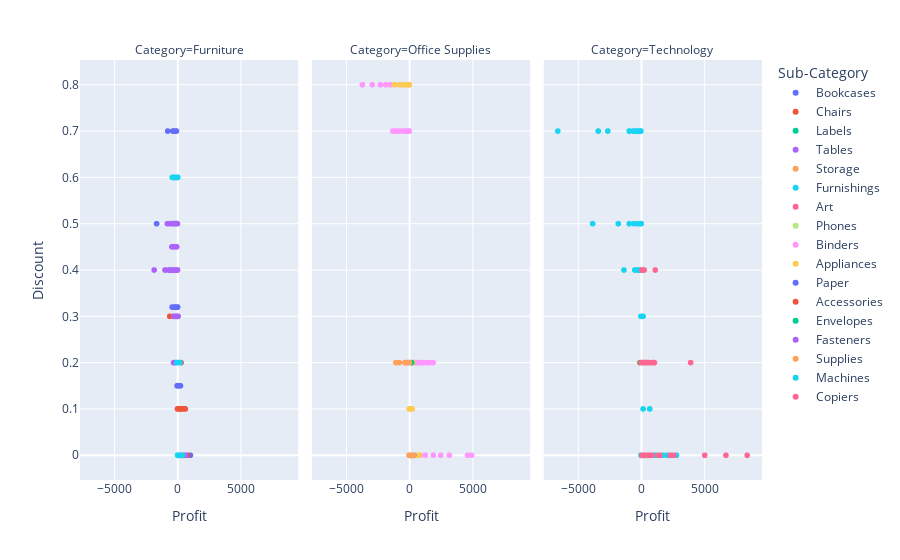

Write notebook code for a chart like this one.
### Markdown cell above
Most products that are losing money tend to be discounted over 20%

### Code cell
fig = px.scatter(data, x="Profit", y="Discount", color="Sub-Category",facet_col="Category")
fig.show()

### Figure 1 — Plotly figure (JSON) as saved in the notebook; plotly's stock layout.template omitted (floating-point values rounded to 4 significant figures; data arrays with more than 128 entries replaced by an {"elided": "..."} marker saying what was removed)
{"data": [{"hovertemplate": "Sub-Category=Bookcases<br>Category=Furniture<br>Profit=%{x}<br>Discount=%{y}<extra></extra>", "legendgroup": "Bookcases", "marker": {"color": "#636efa", "symbol": "circle"}, "mode": "markers", "name": "Bookcases", "showlegend": true, "type": "scattergl", "x": {"elided": "228 float values"}, "xaxis": "x", "y": {"elided": "228 float values"}, "yaxis": "y"}, {"hovertemplate": "Sub-Category=Chairs<br>Category=Furniture<br>Profit=%{x}<br>Discount=%{y}<extra></extra>", "legendgroup": "Chairs", "marker": {"color": "#EF553B", "symbol": "circle"}, "mode": "markers", "name": "Chairs", "showlegend": true, "type": "scattergl", "x": {"elided": "617 float values"}, "xaxis": "x", "y": {"elided": "617 float values"}, "yaxis": "y"}, {"hovertemplate": "Sub-Category=Labels<br>Category=Office Supplies<br>Profit=%{x}<br>Discount=%{y}<extra></extra>", "legendgroup": "Labels", "marker": {"color": "#00cc96", "symbol": "circle"}, "mode": "markers", "name": "Labels", "showlegend": true, "type": "scattergl", "x": {"elided": "364 float values"}, "xaxis": "x2", "y": {"elided": "364 float values"}, "yaxis": "y2"}, {"hovertemplate": "Sub-Category=Tables<br>Category=Furniture<br>Profit=%{x}<br>Discount=%{y}<extra></extra>", "legendgroup": "Tables", "marker": {"color": "#ab63fa", "symbol": "circle"}, "mode": "markers", "name": "Tables", "showlegend": true, "type": "scattergl", "x": {"elided": "319 float values"}, "xaxis": "x", "y": {"elided": "319 float values"}, "yaxis": "y"}, {"hovertemplate": "Sub-Category=Storage<br>Category=Office Supplies<br>Profit=%{x}<br>Discount=%{y}<extra></extra>", "legendgroup": "Storage", "marker": {"color": "#FFA15A", "symbol": "circle"}, "mode": "markers", "name": "Storage", "showlegend": true, "type": "scattergl", "x": {"elided": "846 float values"}, "xaxis": "x2", "y": {"elided": "846 float values"}, "yaxis": "y2"}, {"hovertemplate": "Sub-Category=Furnishings<br>Category=Furniture<br>Profit=%{x}<br>Discount=%{y}<extra></extra>", "legendgroup": "Furnishings", "marker": {"color": "#19d3f3", "symbol": "circle"}, "mode": "markers", "name": "Furnishings", "showlegend": true, "type": "scattergl", "x": {"elided": "957 float values"}, "xaxis": "x", "y": {"elided": "957 float values"}, "yaxis": "y"}, {"hovertemplate": "Sub-Category=Art<br>Category=Office Supplies<br>Profit=%{x}<br>Discount=%{y}<extra></extra>", "legendgroup": "Art", "marker": {"color": "#FF6692", "symbol": "circle"}, "mode": "markers", "name": "Art", "showlegend": true, "type": "scattergl", "x": {"elided": "796 float values"}, "xaxis": "x2", "y": {"elided": "796 float values"}, "yaxis": "y2"}, {"hovertemplate": "Sub-Category=Phones<br>Category=Technology<br>Profit=%{x}<br>Discount=%{y}<extra></extra>", "legendgroup": "Phones", "marker": {"color": "#B6E880", "symbol": "circle"}, "mode": "markers", "name": "Phones", "showlegend": true, "type": "scattergl", "x": {"elided": "889 float values"}, "xaxis": "x3", "y": {"elided": "889 float values"}, "yaxis": "y3"}, {"hovertemplate": "Sub-Category=Binders<br>Category=Office Supplies<br>Profit=%{x}<br>Discount=%{y}<extra></extra>", "legendgroup": "Binders", "marker": {"color": "#FF97FF", "symbol": "circle"}, "mode": "markers", "name": "Binders", "showlegend": true, "type": "scattergl", "x": {"elided": "1523 float values"}, "xaxis": "x2", "y": {"elided": "1523 float values"}, "yaxis": "y2"}, {"hovertemplate": "Sub-Category=Appliances<br>Category=Office Supplies<br>Profit=%{x}<br>Discount=%{y}<extra></extra>", "legendgroup": "Appliances", "marker": {"color": "#FECB52", "symbol": "circle"}, "mode": "markers", "name": "Appliances", "showlegend": true, "type": "scattergl", "x": {"elided": "466 float values"}, "xaxis": "x2", "y": {"elided": "466 float values"}, "yaxis": "y2"}, {"hovertemplate": "Sub-Category=Paper<br>Category=Office Supplies<br>Profit=%{x}<br>Discount=%{y}<extra></extra>", "legendgroup": "Paper", "marker": {"color": "#636efa", "symbol": "circle"}, "mode": "markers", "name": "Paper", "showlegend": true, "type": "scattergl", "x": {"elided": "1370 float values"}, "xaxis": "x2", "y": {"elided": "1370 float values"}, "yaxis": "y2"}, {"hovertemplate": "Sub-Category=Accessories<br>Category=Technology<br>Profit=%{x}<br>Discount=%{y}<extra></extra>", "legendgroup": "Accessories", "marker": {"color": "#EF553B", "symbol": "circle"}, "mode": "markers", "name": "Accessories", "showlegend": true, "type": "scattergl", "x": {"elided": "775 float values"}, "xaxis": "x3", "y": {"elided": "775 float values"}, "yaxis": "y3"}, {"hovertemplate": "Sub-Category=Envelopes<br>Category=Office Supplies<br>Profit=%{x}<br>Discount=%{y}<extra></extra>", "legendgroup": "Envelopes", "marker": {"color": "#00cc96", "symbol": "circle"}, "mode": "markers", "name": "Envelopes", "showlegend": true, "type": "scattergl", "x": {"elided": "254 float values"}, "xaxis": "x2", "y": {"elided": "254 float values"}, "yaxis": "y2"}, {"hovertemplate": "Sub-Category=Fasteners<br>Category=Office Supplies<br>Profit=%{x}<br>Discount=%{y}<extra></extra>", "legendgroup": "Fasteners", "marker": {"color": "#ab63fa", "symbol": "circle"}, "mode": "markers", "name": "Fasteners", "showlegend": true, "type": "scattergl", "x": {"elided": "217 float values"}, "xaxis": "x2", "y": {"elided": "217 float values"}, "yaxis": "y2"}, {"hovertemplate": "Sub-Category=Supplies<br>Category=Office Supplies<br>Profit=%{x}<br>Discount=%{y}<extra></extra>", "legendgroup": "Supplies", "marker": {"color": "#FFA15A", "symbol": "circle"}, "mode": "markers", "name": "Supplies", "showlegend": true, "type": "scattergl", "x": {"elided": "190 float values"}, "xaxis": "x2", "y": {"elided": "190 float values"}, "yaxis": "y2"}, {"hovertemplate": "Sub-Category=Machines<br>Category=Technology<br>Profit=%{x}<br>Discount=%{y}<extra></extra>", "legendgroup": "Machines", "marker": {"color": "#19d3f3", "symbol": "circle"}, "mode": "markers", "name": "Machines", "showlegend": true, "type": "scattergl", "x": [-1360.0, -950.4, -384.0, -510.0, -252.0, 1996.0, -337.6, 30.1, 43.2, -3840.0, -111.5, 680.0, 44.87, 648.6, 2401.0, 223.1, -27.83, -64.0, 1459.0, 190.1, -559.4, -264.0, 49.76, 1160.0, 80.99, 179.7, 364.5, -936.0, 152.1, -16.43, -1811.0, 216.0, -27.83, -172.5, -3400.0, 62.82, -2640.0, 767.2, 216.0, 41.88, -97.72, 97.19, 209.6, 209.2, -46.0, 33.59, 240.0, 288.0, 1417.0, -945.0, 90.29, 360.0, 130.2, 2366.0, 140.0, 41.88, 62.82, -24.28, 1115.0, 296.1, 1372.0, 24.12, 35.62, 8.999, 53.27, -1.979, 24.29, 286.7, 177.2, 38.61, 31.01, 1352.0, 104.0, 36.18, 118.4, 116.2, 2240.0, 22.65, -19.47, -387.0, -18.04, -168.8, 56.0, 32.3, -319.2, -480.0, -121.3, -272.6, 416.0, -643.7, -21.95, -938.3, -572.0, -6600.0, 1668.0, 377.7, 334.5, 2229.0, 137.3, 269.3, 2800.0, -199.8, 3.757, 39.0, 77.22, -71.4, 225.6, -252.0, -7.2, 33.59, 503.6, 156.0, -1.829, -165.0, -79.91], "xaxis": "x3", "y": [0.4, 0.7, 0.7, 0.4, 0.4, 0, 0.7, 0, 0.3, 0.5, 0.5, 0.1, 0.4, 0, 0, 0.2, 0.5, 0.7, 0, 0, 0.7, 0.4, 0.4, 0, 0.2, 0.2, 0, 0.7, 0.1, 0.5, 0.5, 0.2, 0.5, 0.7, 0.7, 0.2, 0.7, 0, 0.2, 0.2, 0.4, 0.2, 0.2, 0, 0.7, 0.4, 0, 0.2, 0, 0.5, 0, 0.2, 0.2, 0, 0.2, 0.2, 0.2, 0.7, 0, 0, 0, 0, 0.2, 0.3, 0.2, 0.5, 0.2, 0.2, 0.2, 0.2, 0, 0, 0.2, 0, 0, 0.2, 0, 0, 0.3, 0.7, 0.7, 0.7, 0.4, 0.2, 0.7, 0.7, 0.4, 0.5, 0.2, 0.7, 0.7, 0.7, 0.5, 0.7, 0, 0.2, 0.2, 0, 0.3, 0, 0, 0.4, 0.2, 0.2, 0.2, 0.7, 0, 0.7, 0.5, 0.4, 0.2, 0.3, 0.5, 0.7, 0.4], "yaxis": "y3"}, {"hovertemplate": "Sub-Category=Copiers<br>Category=Technology<br>Profit=%{x}<br>Discount=%{y}<extra></extra>", "legendgroup": "Copiers", "marker": {"color": "#FF6692", "symbol": "circle"}, "mode": "markers", "name": "Copiers", "showlegend": true, "type": "scattergl", "x": [336.0, 702.0, 435.0, 1380.0, 435.0, 375.0, 210.0, 70.0, 175.0, 1480.0, 192.0, 378.0, 60.0, 3920.0, 120.0, 60.0, 875.0, 1050.0, 165.0, 315.0, 330.0, 330.0, 945.0, 450.0, 5040.0, 250.0, 165.0, 110.0, 90.0, 1008.0, 752.0, 180.0, 275.0, 1440.0, 336.0, 1015.0, 625.0, 234.0, 275.0, 225.0, 486.0, 1120.0, 900.0, 108.0, 8400.0, 840.0, 90.0, 70.0, 570.0, 216.0, 450.0, 630.0, 2592.0, 468.0, 126.0, 6720.0, 450.0, 90.0, 162.0, 60.0, 135.0, 90.0, 240.0, 312.0, 2303.0, 75.0, 162.0, 945.0], "xaxis": "x3", "y": [0.2, 0, 0.2, 0, 0.2, 0.2, 0, 0.4, 0.2, 0, 0.4, 0.2, 0.2, 0.2, 0.2, 0.2, 0.2, 0.2, 0.2, 0, 0.2, 0.2, 0.2, 0, 0, 0.2, 0.2, 0.4, 0.2, 0.2, 0, 0.4, 0, 0, 0.2, 0.2, 0.2, 0, 0, 0.2, 0.2, 0.4, 0, 0.2, 0, 0.2, 0.2, 0.4, 0.2, 0.2, 0, 0, 0, 0, 0.4, 0, 0, 0, 0.2, 0.2, 0.2, 0.2, 0.4, 0.2, 0, 0.4, 0.2, 0.2], "yaxis": "y3"}], "layout": {"annotations": [{"font": {}, "showarrow": false, "text": "Category=Furniture", "x": 0.16, "xanchor": "center", "xref": "paper", "y": 1, "yanchor": "bottom", "yref": "paper"}, {"font": {}, "showarrow": false, "text": "Category=Office Supplies", "x": 0.5, "xanchor": "center", "xref": "paper", "y": 1, "yanchor": "bottom", "yref": "paper"}, {"font": {}, "showarrow": false, "text": "Category=Technology", "x": 0.84, "xanchor": "center", "xref": "paper", "y": 1, "yanchor": "bottom", "yref": "paper"}], "legend": {"title": {"text": "Sub-Category"}, "tracegroupgap": 0}, "margin": {"t": 60}, "xaxis": {"anchor": "y", "domain": [0, 0.32], "title": {"text": "Profit"}}, "xaxis2": {"anchor": "y2", "domain": [0.34, 0.66], "matches": "x", "title": {"text": "Profit"}}, "xaxis3": {"anchor": "y3", "domain": [0.68, 1.0], "matches": "x", "title": {"text": "Profit"}}, "yaxis": {"anchor": "x", "domain": [0, 1], "title": {"text": "Discount"}}, "yaxis2": {"anchor": "x2", "domain": [0, 1], "matches": "y", "showticklabels": false}, "yaxis3": {"anchor": "x3", "domain": [0, 1], "matches": "y", "showticklabels": false}}}
